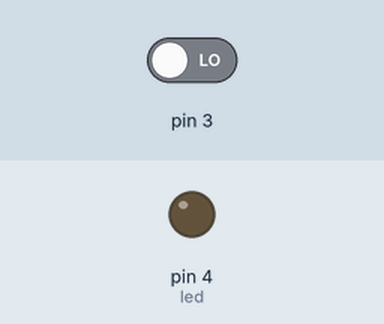
A sketch run on a simulated Arduino Uno, built with avr-gcc and run on an emulated ATmega328P. On the bench: output pins drawn as LEDs (lit = HIGH). The test bench sets the inputs (shaded band); at power-on: pin 3 LOW. What the sketch prints to the serial monitor is not drawn.

Above: at 1.2 s.
1.3 s: pin 3 driven HIGH
At 2.4 s:
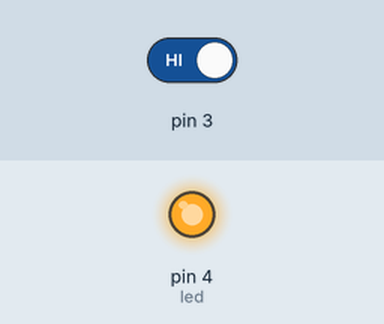
2.8 s: pin 3 driven LOW
At 3.6 s:
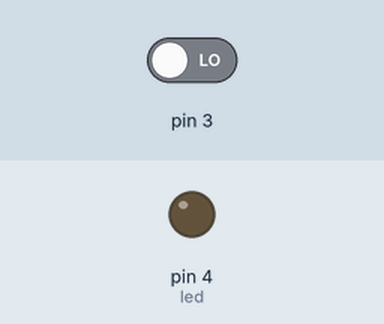
Timing chart, 0 to 5.8 s (numbered marks = the images above; inputs shaded):
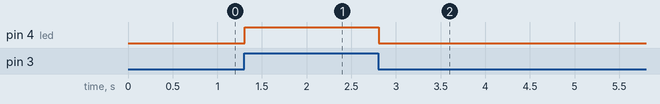

Measured:
- after the input at 1.3 s, pin 4 (led): LOW → HIGH at once
- after the input at 2.8 s, pin 4 (led): HIGH → LOW at once

The sketch:

led_com_botao.ino
```cpp
int botao;
int led = 4;

void setup() {
  pinMode(3, INPUT);
  pinMode(led, OUTPUT);
  Serial.begin(9600);

}

void loop() {
  botao = digitalRead(3);
  Serial.println(botao);

  if (botao == 1){
    digitalWrite(led, HIGH);
  }
  else {
    digitalWrite(led, LOW);
  }
}
```
